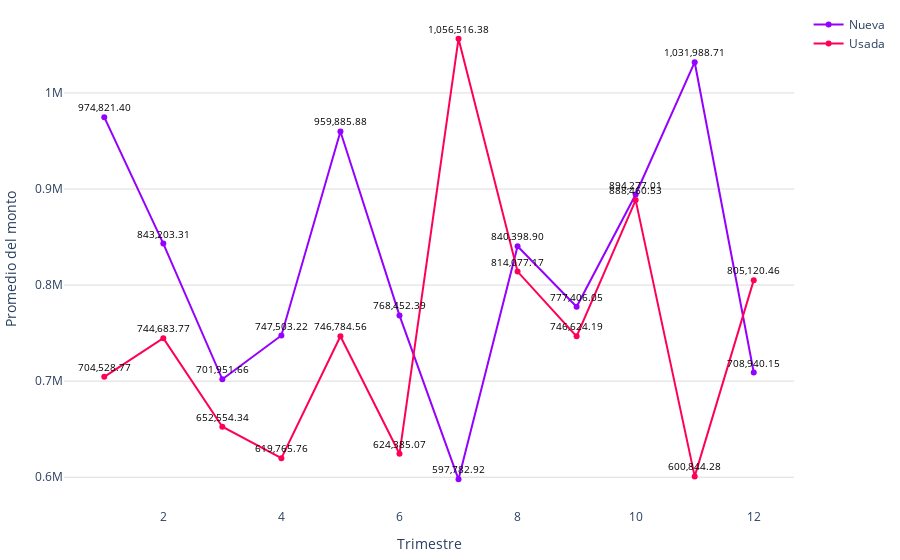

Write notebook code for a chart like this one.
### Code cell
# Datos
trimestres = promedio_monto_por_modalidad_mes['trimestre']
modalidades = promedio_monto_por_modalidad_mes['modalidad']
promedios = promedio_monto_por_modalidad_mes['promedio']

# Limpiar las cadenas de promedio y convertirlas a números
promedios_limpios = [float(promedio.replace(',', '')) for promedio in promedios]

colors = ['#9500ff', '#ff0059']
fig = go.Figure()

# Agregar líneas para cada modalidad
for i, modalidad in enumerate(modalidades.unique()):
    df_modalidad = promedio_monto_por_modalidad_mes[promedio_monto_por_modalidad_mes['modalidad'] == modalidad]
    fig.add_trace(go.Scatter(
        x=df_modalidad['trimestre'],
        y=df_modalidad['promedio'].apply(lambda x: float(x.replace(',', ''))),  # Usar los promedios limpios
        mode='markers+lines',
        name=modalidad,
        line=dict(color=colors[i % len(colors)])  # Asignar colores a las líneas
    ))

fig.update_layout(
    #title='Promedio de valor de créditos para viviendas nuevas y usadas (2023)',
    xaxis=dict(title='Trimestre'),
    yaxis=dict(title='Promedio del monto', gridcolor='#dddcda'),
    margin=dict(l=10, r=10, t=10, b=10),  # Ajusta los márgenes (left, right, top, bottom)
    plot_bgcolor='rgba(0,0,0,0)',  # Color de fondo del gráfico
)

# Agregar etiquetas de texto a los puntos
for trace in fig.data:
    df_modalidad = promedio_monto_por_modalidad_mes[promedio_monto_por_modalidad_mes['modalidad'] == trace.name]
    for i, point in enumerate(trace.y):
        fig.add_annotation(
            x=trace.x[i],
            y=point,
            text=f'{df_modalidad.iloc[i]["promedio"]}',
            showarrow=False,
            font=dict(color='black', size=10),
            yshift=10
        )

fig.show()

### Figure 1 — Plotly figure (JSON) as saved in the notebook; plotly's stock layout.template omitted (floating-point values rounded to 4 significant figures)
{"data": [{"line": {"color": "#9500ff"}, "mode": "markers+lines", "name": "Nueva", "type": "scatter", "x": [1, 2, 3, 4, 5, 6, 7, 8, 9, 10, 11, 12], "y": [974800.0, 843200.0, 702000.0, 747500.0, 959900.0, 768500.0, 597800.0, 840400.0, 777400.0, 894300.0, 1032000.0, 708900.0]}, {"line": {"color": "#ff0059"}, "mode": "markers+lines", "name": "Usada", "type": "scatter", "x": [1, 2, 3, 4, 5, 6, 7, 8, 9, 10, 11, 12], "y": [704500.0, 744700.0, 652600.0, 619800.0, 746800.0, 624400.0, 1057000.0, 814100.0, 746600.0, 888500.0, 600800.0, 805100.0]}], "layout": {"annotations": [{"font": {"color": "black", "size": 10}, "showarrow": false, "text": "974,821.40", "x": 1, "y": 974800.0, "yshift": 10}, {"font": {"color": "black", "size": 10}, "showarrow": false, "text": "843,203.31", "x": 2, "y": 843200.0, "yshift": 10}, {"font": {"color": "black", "size": 10}, "showarrow": false, "text": "701,951.66", "x": 3, "y": 702000.0, "yshift": 10}, {"font": {"color": "black", "size": 10}, "showarrow": false, "text": "747,503.22", "x": 4, "y": 747500.0, "yshift": 10}, {"font": {"color": "black", "size": 10}, "showarrow": false, "text": "959,885.88", "x": 5, "y": 959900.0, "yshift": 10}, {"font": {"color": "black", "size": 10}, "showarrow": false, "text": "768,452.39", "x": 6, "y": 768500.0, "yshift": 10}, {"font": {"color": "black", "size": 10}, "showarrow": false, "text": "597,782.92", "x": 7, "y": 597800.0, "yshift": 10}, {"font": {"color": "black", "size": 10}, "showarrow": false, "text": "840,398.90", "x": 8, "y": 840400.0, "yshift": 10}, {"font": {"color": "black", "size": 10}, "showarrow": false, "text": "777,406.05", "x": 9, "y": 777400.0, "yshift": 10}, {"font": {"color": "black", "size": 10}, "showarrow": false, "text": "894,277.01", "x": 10, "y": 894300.0, "yshift": 10}, {"font": {"color": "black", "size": 10}, "showarrow": false, "text": "1,031,988.71", "x": 11, "y": 1032000.0, "yshift": 10}, {"font": {"color": "black", "size": 10}, "showarrow": false, "text": "708,940.15", "x": 12, "y": 708900.0, "yshift": 10}, {"font": {"color": "black", "size": 10}, "showarrow": false, "text": "704,528.77", "x": 1, "y": 704500.0, "yshift": 10}, {"font": {"color": "black", "size": 10}, "showarrow": false, "text": "744,683.77", "x": 2, "y": 744700.0, "yshift": 10}, {"font": {"color": "black", "size": 10}, "showarrow": false, "text": "652,554.34", "x": 3, "y": 652600.0, "yshift": 10}, {"font": {"color": "black", "size": 10}, "showarrow": false, "text": "619,765.76", "x": 4, "y": 619800.0, "yshift": 10}, {"font": {"color": "black", "size": 10}, "showarrow": false, "text": "746,784.56", "x": 5, "y": 746800.0, "yshift": 10}, {"font": {"color": "black", "size": 10}, "showarrow": false, "text": "624,385.07", "x": 6, "y": 624400.0, "yshift": 10}, {"font": {"color": "black", "size": 10}, "showarrow": false, "text": "1,056,516.38", "x": 7, "y": 1057000.0, "yshift": 10}, {"font": {"color": "black", "size": 10}, "showarrow": false, "text": "814,077.17", "x": 8, "y": 814100.0, "yshift": 10}, {"font": {"color": "black", "size": 10}, "showarrow": false, "text": "746,624.19", "x": 9, "y": 746600.0, "yshift": 10}, {"font": {"color": "black", "size": 10}, "showarrow": false, "text": "888,460.53", "x": 10, "y": 888500.0, "yshift": 10}, {"font": {"color": "black", "size": 10}, "showarrow": false, "text": "600,844.28", "x": 11, "y": 600800.0, "yshift": 10}, {"font": {"color": "black", "size": 10}, "showarrow": false, "text": "805,120.46", "x": 12, "y": 805100.0, "yshift": 10}], "margin": {"b": 10, "l": 10, "r": 10, "t": 10}, "plot_bgcolor": "rgba(0,0,0,0)", "xaxis": {"title": {"text": "Trimestre"}}, "yaxis": {"gridcolor": "#dddcda", "title": {"text": "Promedio del monto"}}}}
